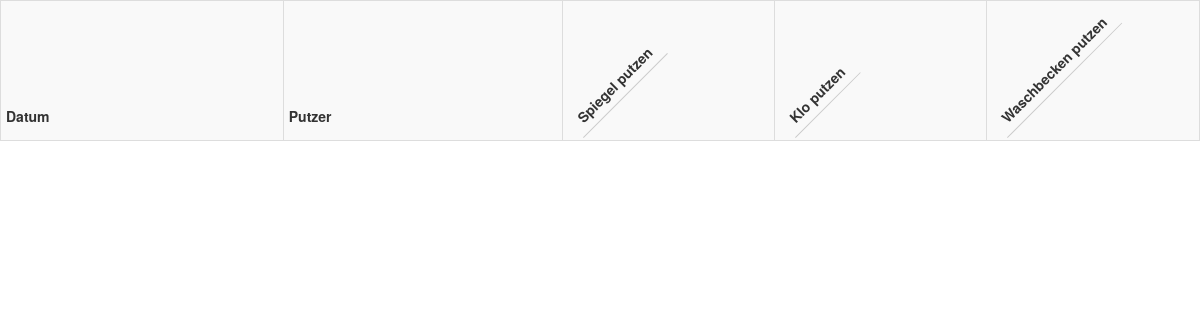
The app's page /putzplan/bad/ab2629/druckansicht/ (signed in), older data.
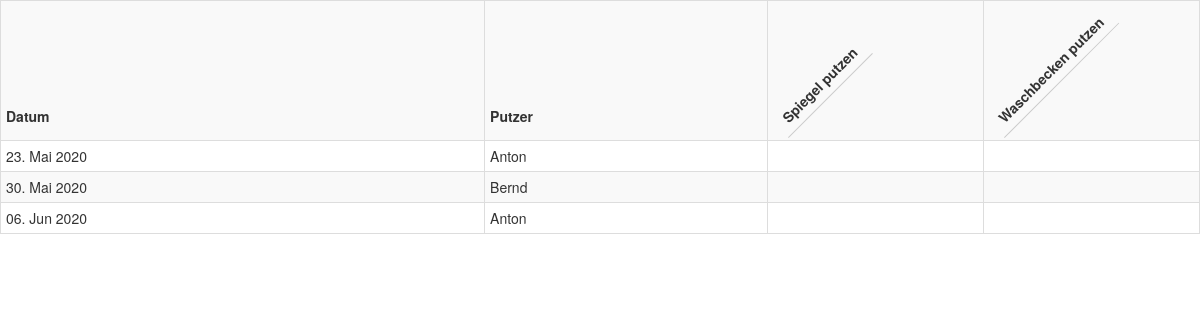
The same page, newer data.
### webinterface/models.py (models this page shows, shortened)
class TaskTemplate(models.Model):
    task_name = models.CharField(max_length=20)
    task_help_text = models.CharField(max_length=200, default="", null=True)
    start_days_before = models.IntegerField(choices=[(0, ''), (1, ''), (2, ''), (3, ''), (4, ''), (5, ''), (6, '')])
    end_days_after = models.IntegerField(choices=[(0, ''), (1, ''), (2, ''), (3, ''), (4, ''), (5, ''), (6, '')])
    schedule = models.ForeignKey(Schedule, on_delete=models.CASCADE, editable=False)
    task_disabled = models.BooleanField(default=False)
    objects = TaskTemplateQuerySet.as_manager()
    def __init__(self, *args, **kwargs):
        super(TaskTemplate, self).__init__(*args, **kwargs)
        self.previous_disabled = self.task_disabled
    def __str__(self):
        return self.task_name

class CleaningWeek(models.Model):
    class Meta:
        ordering = ('-week',)
        unique_together = ('week', 'schedule')
    week = models.IntegerField(editable=False)
    excluded = models.ManyToManyField(Cleaner)
    schedule = models.ForeignKey(Schedule, on_delete=models.CASCADE, editable=False)
    tasks_valid = models.BooleanField(default=False)
    assignments_valid = models.BooleanField(default=False)
    disabled = models.BooleanField(default=False)
    objects = CleaningWeekQuerySet.as_manager()
    def __init__(self, *args, **kwargs):
        super().__init__(*args, **kwargs)
    def assignment_date(self):
        return epoch_week_to_monday(self.week) + datetime.timedelta(days=self.schedule.weekday)
    def completed_tasks(self) -> QuerySet:
        return self.task_set.exclude(cleaned_by__isnull=True)
    def completed_tasks__as_templates(self) -> list:
        return [x.template for x in self.completed_tasks()]
    def assigned_cleaners(self) -> list:
        return [x.cleaner for x in self.assignment_set.all()]

class Schedule(models.Model):
    class Meta:
        ordering = ('cleaners_per_date',)
    name = models.CharField(max_length=20, unique=True)
    slug = models.CharField(max_length=20, unique=True)
    CLEANERS_PER_DATE_CHOICES = ((1, 'Einen'), (2, 'Zwei'))
    cleaners_per_date = models.IntegerField(default=1, choices=CLEANERS_PER_DATE_CHOICES)
    WEEKDAYS = ((0, 'Montag'), (1, 'Dienstag'), (2, 'Mittwoch'), (3, 'Donnerstag'),
                (4, 'Freitag'), (5, 'Samstag'), (6, 'Sonntag'))
    weekday = models.IntegerField(default=6, choices=WEEKDAYS)
    FREQUENCY_CHOICES = ((1, 'Jede Woche'), (2, 'Gerade Wochen'), (3, 'Ungerade Wochen'))
    frequency = models.IntegerField(default=1, choices=FREQUENCY_CHOICES)
    disabled = models.BooleanField(default=False)
    objects = ScheduleQuerySet.as_manager()
    def __init__(self, *args, **kwargs):
        super(Schedule, self).__init__(*args, **kwargs)
        self.previous_cleaners_per_date = self.cleaners_per_date
        self.previous_frequency = self.frequency
    """
    Creates assignments cover a timespan and has several more options.

    Week numbers must be epoch week numbers as returned by date_to_epoch_week().
    @param start_week: First week number on which a new Assignment will be created.
    @param end_week: Last week number on which a new Assignment will be created
    @param mode Sets the mode of creation:
    - 1(default): Delete existing Assignments and CleaningDays and regenerate them throughout time frame
    - 2: Keep existing Assignments and only create new ones where there are none already
    - 3: Only reassign Assignments on existing CleaningDays, don't generate new CleaningDays
    """

class Cleaner(models.Model):
    class Meta:
        ordering = ('name',)
    user = models.ForeignKey(User, on_delete=models.CASCADE, null=True)
    name = models.CharField(max_length=20, unique=True)
    slug = models.CharField(max_length=20, unique=True)
    time_zone = models.CharField(max_length=30, default="Europe/Berlin")
    slack_id = models.CharField(max_length=10, default='')
    PREFERENCE = ((1, 'Ich möchte immer nur einen Putzdienst auf einmal machen müssen.'),
                  (2, 'Ich möchte höchstens zwei Putzdienste auf einmal machen müssen.'),
                  (3, 'Mir ist es egal, wie viele Putzdienste ich auf einmal habe.'))
    preference = models.IntegerField(choices=PREFERENCE, default=2)
    objects = CleanerQuerySet.as_manager()
    def __str__(self):
        return self.name

### webinterface/views.py (the view)
# urls.py: path('putzplan/<slug:slug>/ab<int:week>/druckansicht/', login_required(SchedulePrintView.as_view()),
class SchedulePrintView(TemplateView):
    template_name = "webinterface/schedule_print.html"
    def get_context_data(self, **kwargs):
        schedule = Schedule.objects.get(slug=kwargs['slug'])
        context = {'schedule': schedule,
                   'cleaning_weeks': schedule.cleaningweek_set.filter(week__gte=kwargs['week']).order_by('week'),
                   'task_templates': schedule.tasktemplate_set.enabled()}
        return context

### webinterface/models.py (called while the page is built)
def epoch_week_to_monday(week: int) -> datetime.date:
    epoch_seconds = ((week * 7) - 3) * 24 * 60 * 60
    return datetime.date.fromtimestamp(time.mktime(time.gmtime(epoch_seconds)))

    def enabled(self):
        return self.filter(task_disabled=False)

### webinterface/templates/webinterface/schedule_print.html (shortened to what this page needs)
{% extends "webinterface/base.html" %}
{% load crispy_forms_tags %}
{% block body %}
    <table class="table table-condensed table-bordered table-striped">
        <tr>
            <th class="text_bottom"><div><span>Datum</span></div></th>
            <th class="text_bottom"><div><span>Putzer</span></div></th>
            {% for task_template in task_templates %}
                <th class="rotate"><div><span>{{ task_template }}</span></div></th>
            {% endfor %}
        </tr>
        {% for cleaning_week in cleaning_weeks %}
            <tr>
                <td>{{ cleaning_week.assignment_date|date:"d. M Y" }}</td>
                <td>
                    {% for cleaner in cleaning_week.assigned_cleaners %}
                        {{ cleaner }}
                    {% endfor %}
                </td>
                {% for task_template in task_templates %}
                    {% if task_template in cleaning_week.completed_tasks__as_templates %}
                        <td><span class="glyphicon glyphicon-ok"></span></td>
                    {% else %}
                        <td> </td>
                    {% endif %}
                {% endfor %}
            </tr>
        {% endfor %}
    </table>
{% endblock %}

Row changes from the older to the newer data that the page shows:
no longer on this page (row edited): TaskTemplate: task_name "Klo putzen"
added CleaningWeek: assignment_date "23. Mai 2020"
now on this page (row unchanged): Cleaner: name "Anton"
added CleaningWeek: assignment_date "30. Mai 2020"
now on this page (row unchanged): Cleaner: name "Bernd", shown under "30. Mai 2020"
added CleaningWeek: assignment_date "06. Jun 2020"
